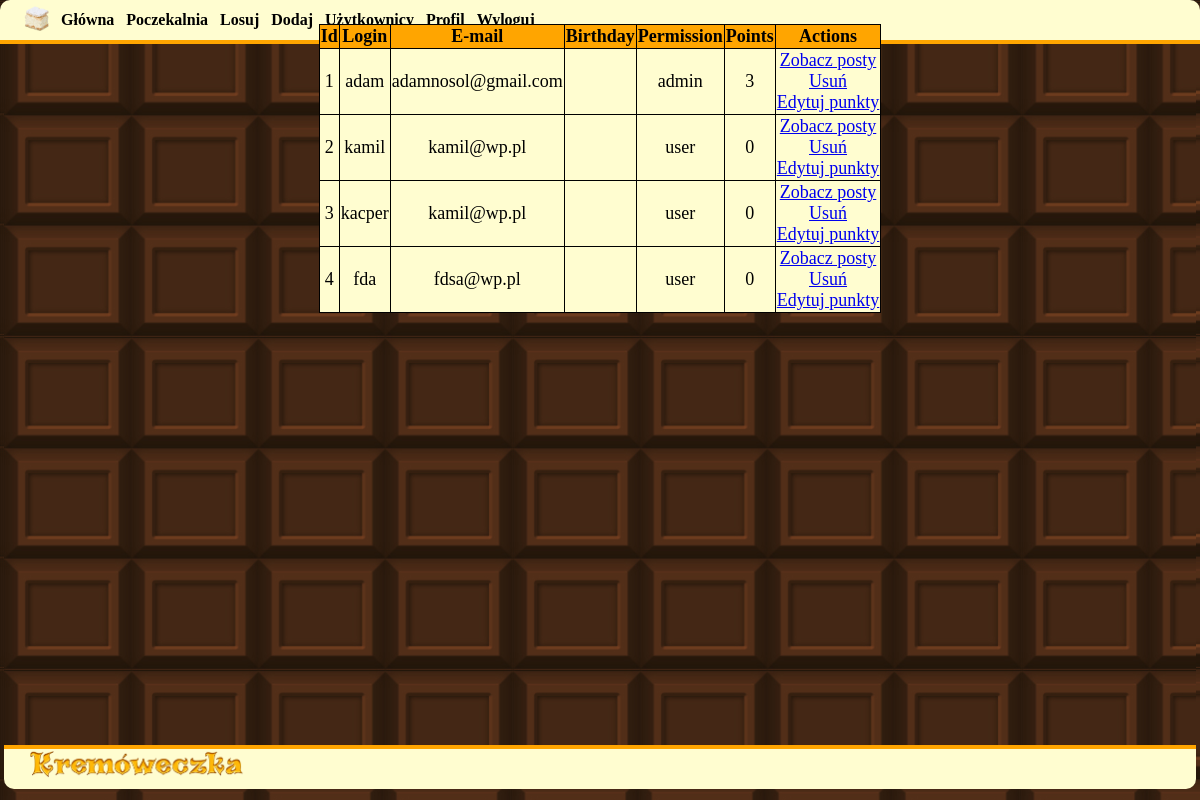
Page /index.php?action=users (signed in) on the earlier database version.
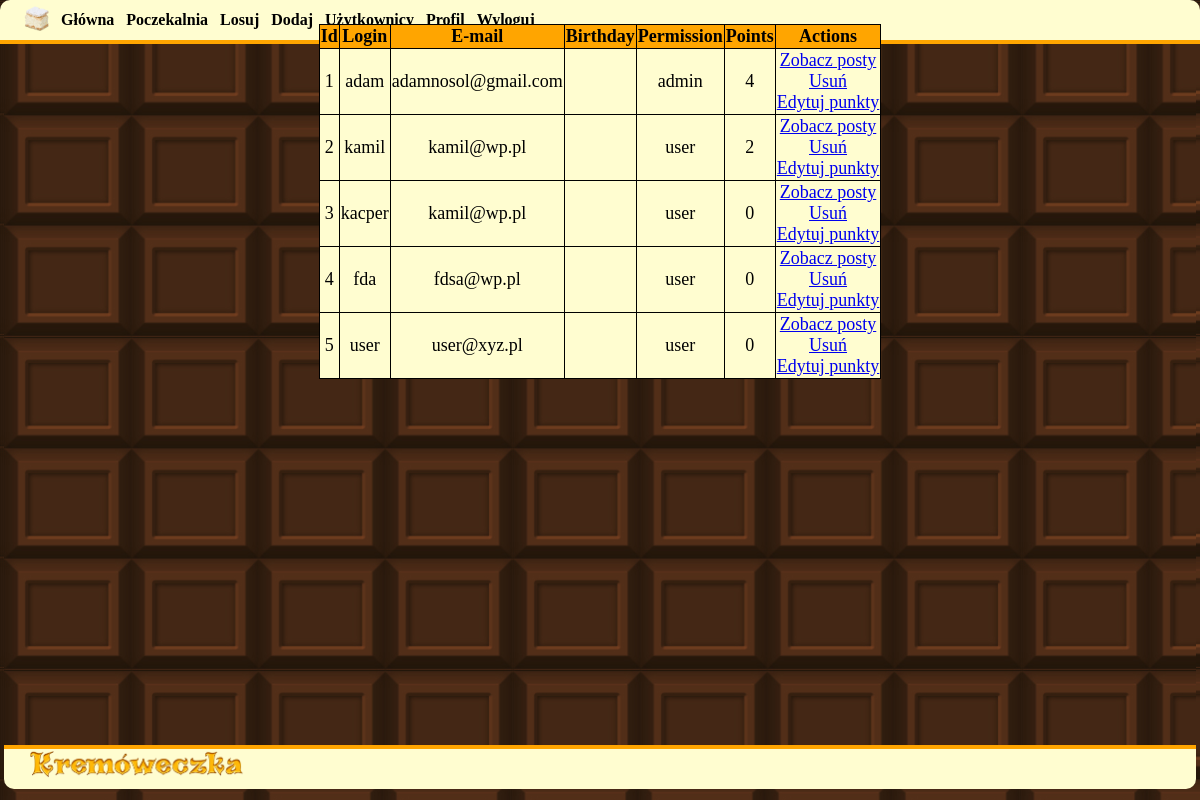
Same page on the later database version.
### tables this page shows
CREATE TABLE `users` (
  `IDuser` int(10) UNSIGNED NOT NULL,
  `login` varchar(20) NOT NULL,
  `email` varchar(40) NOT NULL,
  `password` varchar(100) NOT NULL,
  `permission` enum('admin','moderator','user','') NOT NULL DEFAULT 'user',
  `birthday` date DEFAULT NULL,
  `points` int(11) NOT NULL DEFAULT 0
);

### actions/users.php (called while the page is built, shortened)
<?php
if($_SESSION['permission']=='admin')
{
$stmt = $db->query("SELECT * FROM users");
}
?>

### view/user_table.php (the view)
<table class="users">
        <tr>
                <th>Id</th>
                <th>Login</th>
                <th>E-mail</th>
                <th>Birthday</th>
                <th>Permission</th>
                <th>Points</th>
                <th>Actions</th>
        </tr>
        <?php while ($user = $stmt->fetch()) : ?>
                <tr>
                        <td><?php echo $user['IDuser']; ?></td>
                        <td><?php echo $user['login']; ?></td>
                        <td><?php echo $user['email']; ?></td>
                        <td><?php echo $user['birthday']; ?></td>
                        <td><?php echo $user['permission']; ?></td>
                        <td><?php echo $user['points']; ?></td>
                        <td>
                                <a href="index.php?action=users&id=<?php echo $user['IDuser']; ?>&do=view">Zobacz posty</a><br>
                                <a href="index.php?action=users&id=<?php echo $user['IDuser']; ?>&do=delete">Usuń</a><br>
                                <a href="index.php?action=users&id=<?php echo $user['IDuser']; ?>&do=edit">Edytuj punkty</a>
                        </td>
                </tr>
        <?php endwhile; ?>
</table>

Differences in the rows shown:
changed users "adam": points "3" → "4"
changed users "kamil": points "0" → "2"
added users: IDuser "5", login "user", email "user@xyz.pl", permission "user", points "0"
